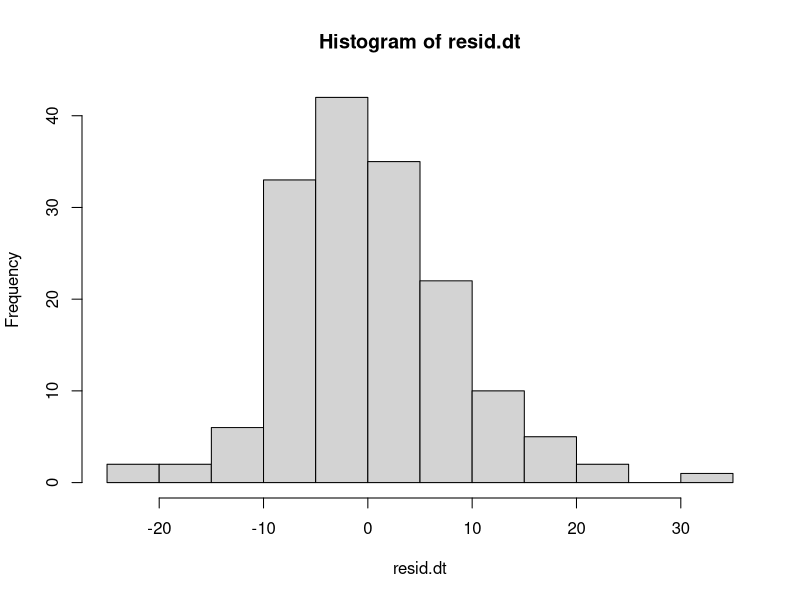
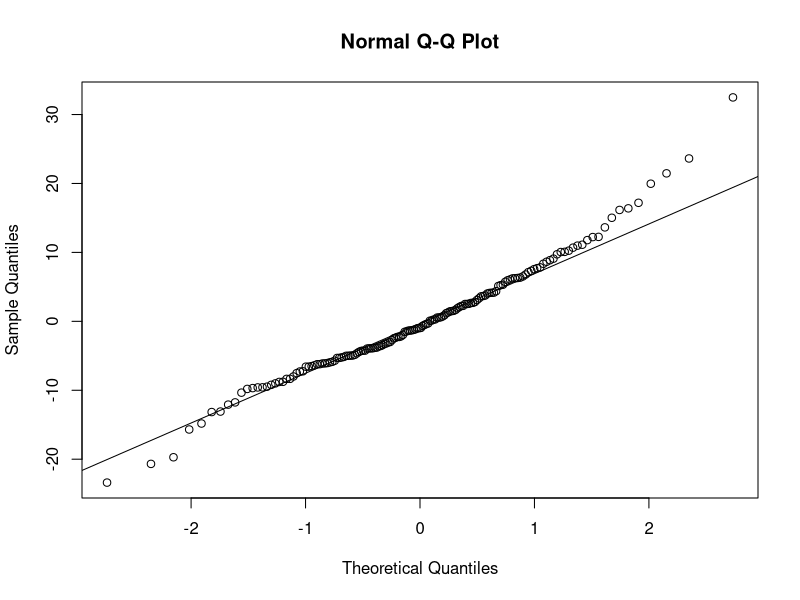
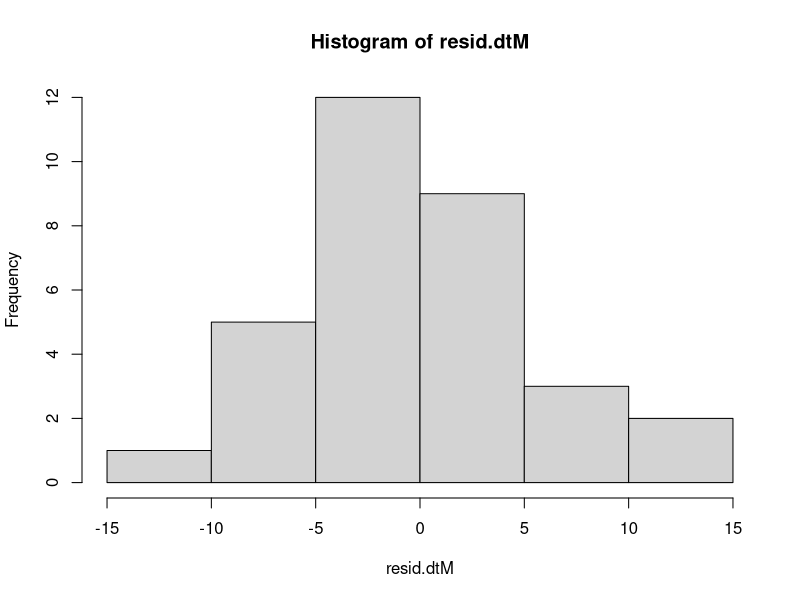
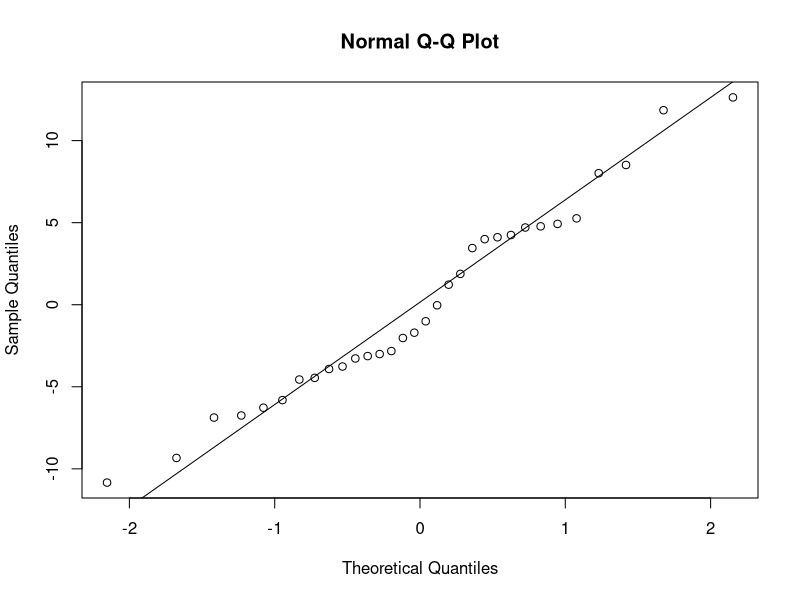
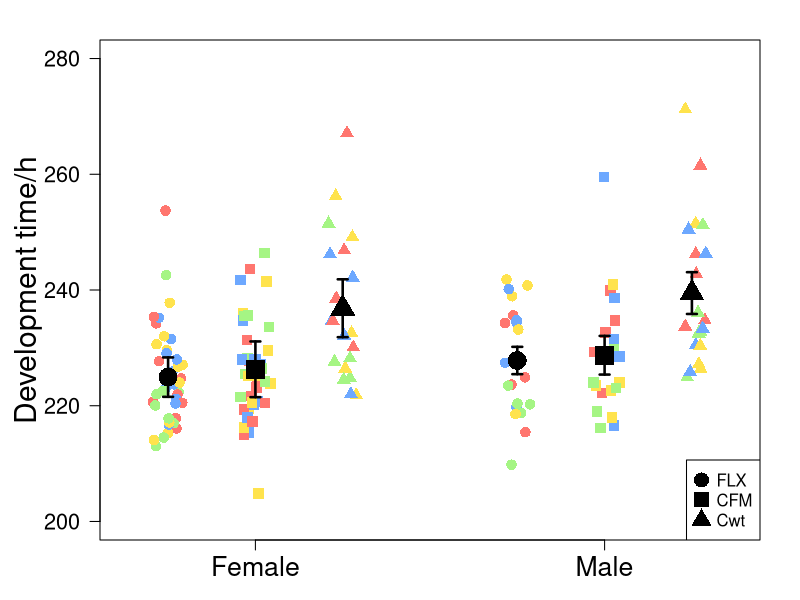
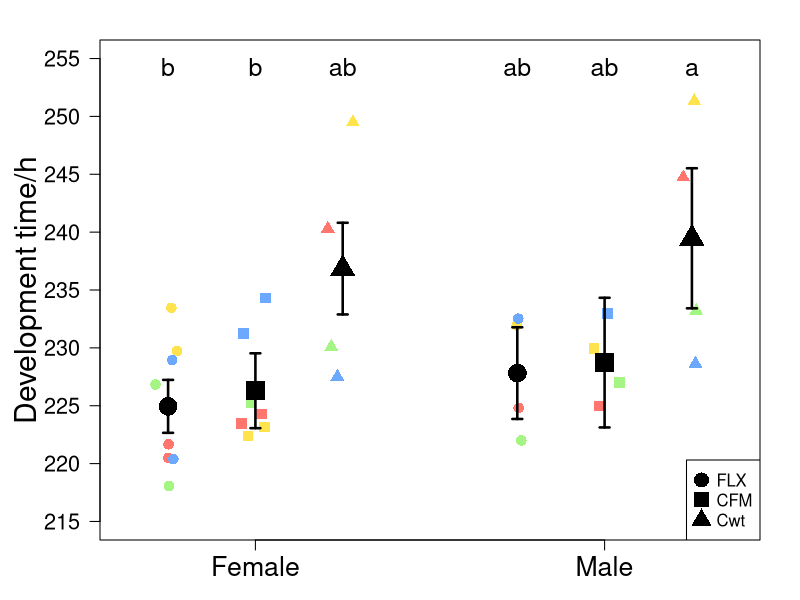

The R source for these figures, in order:
################################################################################################
################################# DEVELOPMENT TIME GENERATION 43 ###############################
################################################################################################

#Set up environment
library(car)
library(emmeans)
library(Hmisc)
library(lme4)
library(lmerTest)

#Read in csv file with data
DT.data <- read.table(file = "DevelopmentTimeG43.csv", h = T, sep = ",")
DTM.data <- read.table(file = "DevelopmentTimeG43mean.csv", h = T, sep = ",")


##########################################  STATISTIC  #########################################


##############################
####THE MODEL FOR ALL DATA####
##############################


### FEMALE TYPE ###

### T-TEST ###
#First test if the types are significant different within FLX & CFM
FLXdt <- subset(DT.data, regime == "aFLX" & sex == "f")
CFMdt <- subset(DT.data, regime == "bCFM" & sex == "f")

#Do a t-test for FLX
t.test(FLXdt$dev_time ~ FLXdt$type)
#FLX 2X and 1X are not significant different: P = 0.6636

#Do a t-test for CFM
t.test(CFMdt$dev_time ~ CFMdt$type)
#CFM 2X and 1X are not significant different: P = 0.9617

##2X and 1X can be tested together


### LINEAT MODEL ###

#Linear mixed model testing if regime has a significant effect on development time
model.dt <- lmer(dev_time ~ regime * sex + (1|regime:rep_population), data = DT.data)
#ANOVA
anova(model.dt, test = "F")
#Regime is not significant, P = 0.06846
#Sex is not, P = 0.06844
#And the interaction is not, P = 0.99116 


#Homogeneity of variances
leveneTest(DT.data$dev_time ~ DT.data$regime * DT.data$sex)
#Not significant, assumption of homogeneity of variances is met


#Test the model by looking at the residuls
resid.dt <- residuals(model.dt)
hist(resid.dt)
shapiro.test(resid.dt)
qqnorm(resid.dt)
qqline(resid.dt)
#The residuls are more or less normally distrubuted, meaning that the model is valid 



###################################
####THE MODEL FOR THE MEAN DATA####
###################################


### FEMALE TYPE ###

### T-TEST ###
#First test if the types are significant different within FLX & CFM
FLXdtM <- subset(DTM.data, regime == "aFLX" & sex == "f")
CFMdtM <- subset(DTM.data, regime == "bCFM" & sex == "f")

#Do a t-test for FLX
t.test(FLXdtM$dev_time ~ FLXdtM$type)
#FLX 2X and 1X are not significant different: P = 0.7891

#Do a t-test for CFM
t.test(CFMdtM$dev_time ~ CFMdtM$type)
#CFM 2X and 1X are not significant different: P = 0.9689

##2X and 1X can be tested together


### LINEAT MODEL ###

#Linear mixed model testing if regime has a significant effect on development time
model.dtM <- lm(dev_time ~ regime * sex, data = DTM.data)
#ANOVA
anova(model.dtM, test = "F")
#Regime is significant, P = 0.0006584
#But sex is not, P = 0.2789451
#And the interaction is not, P = 0.9968467

#Homogeneity of variances
leveneTest(DTM.data$dev_time ~ DTM.data$regime * DTM.data$sex)
#Significant, assumption of homogeneity of variances is not met


#Test the model by looking at the residuls
resid.dtM <- residuals(model.dtM)
hist(resid.dtM)
shapiro.test(resid.dtM)
qqnorm(resid.dtM)
qqline(resid.dtM)
#The residuls are more or less normally distrubuted, meaning that the model is valid 


#Use emmeans to test if any of regimes are significant different from each other
emmeans(model.dtM, pairwise ~ regime * sex)
#FLX and CFM females are significant from Cwt males


#########################################  PLOT DATA  #########################################


#Colours
RP1 <- "#ff766f"
RP2 <- "#ffe34d"
RP3 <- "#6da8ff"
RP4 <- "#a5f584"


### PLOT ALL DATA ###

#Add fitted values
DT.data$fitted <- fitted(model.dt)

#Caluclate mean
DT.M <- aggregate(fitted ~ regime + sex, mean, data = DT.data)
#SE
DT.SE <- (summary(model.dt)$coefficients[,2])


## The plot
pdf("DevelopmentTimeG43.pdf", 7, 7)
par(mar = c(3, 5, 2, 2))
#First make the plot
plot(NULL, xlim = c(0.2, 3), xlab = "", xaxt = "n", ylim = c(200, 280), ylab = "Development time/h",
     cex.lab = 1.8, cex.axis = 1.3, las = 1)
#Add points
points(jitter(rep(0.4, 40), -0.07, 0.07), DT.data$dev_time[DT.data$regimesex == "aFLXf"],
       pch = 16, cex = 1.4, col = c(RP1, RP2, RP3, RP4))
points(jitter(rep(0.8, 40), -0.07, 0.07), DT.data$dev_time[DT.data$regimesex == "bCFMf"],
       pch = 15, cex = 1.4, col = c(RP1, RP2, RP3, RP4))
points(jitter(rep(1.2, 20), -0.07, 0.07), DT.data$dev_time[DT.data$regimesex == "cCwtf"],
       pch = 17, cex = 1.4, col = c(RP1, RP2, RP3, RP4))
points(jitter(rep(2, 20), -0.07, 0.07), DT.data$dev_time[DT.data$regimesex == "dFLXm"],
       pch = 16, cex = 1.4, col = c(RP1, RP2, RP3, RP4))
points(jitter(rep(2.4, 20), -0.07, 0.07), DT.data$dev_time[DT.data$regimesex == "eCFMm"],
       pch = 15, cex = 1.4, col = c(RP1, RP2, RP3, RP4))
points(jitter(rep(2.8, 20), -0.07, 0.07), DT.data$dev_time[DT.data$regimesex == "fCwtm"],
       pch = 17, cex = 1.4, col = c(RP1, RP2, RP3, RP4))
#Add errorbars
xDT <- c(0.4, 0.8, 1.2, 2, 2.4, 2.8)
errbar(xDT, DT.M$fitted, DT.M$fitted + DT.SE, DT.M$fitted - DT.SE,
       pch = c(16, 15, 17), cex = 2.5, lwd = 2.5, add = T)
#Add axis
axis(1, at = c(0.8, 2.4), cex.axis = 1.6, labels = c("Female", "Male"))
#Add legend
legend("bottomright", c("FLX", "CFM", "Cwt"), pch = c(16, 15, 17), pt.cex = 2)
dev.off()



### PLOT MEAN ###

#Add fitted values
DTM.data$fitted <- fitted(model.dtM)

#Caluclate mean
DTM.M <- aggregate(fitted ~ regime + sex, mean, data = DTM.data)
#SE
DTM.SE <- (summary(model.dtM)$coefficients[,2])


## The plot

pdf("DevelopmentTimeG43mean.pdf", 7, 7)
par(mar = c(3, 5, 2, 2))
#First make the plot
plot(NULL, xlim = c(0.2, 3), xlab = "", xaxt = "n", ylim = c(215, 255), ylab = "Development time/h", yaxt = "n",
     cex.lab = 1.8, las = 1)
#Add points
points(jitter(rep(0.4, 8), -0.07, 0.07), DTM.data$dev_time[DTM.data$regimesex == "aFLXf"],
       pch = 16, cex = 1.4, col = c(RP1, RP2, RP3, RP4))
points(jitter(rep(0.8, 8), -0.07, 0.07), DTM.data$dev_time[DTM.data$regimesex == "bCFMf"],
       pch = 15, cex = 1.4, col = c(RP1, RP2, RP3, RP4))
points(jitter(rep(1.2, 4), -0.07, 0.07), DTM.data$dev_time[DTM.data$regimesex == "cCwtf"],
       pch = 17, cex = 1.4, col = c(RP1, RP2, RP3, RP4))
points(jitter(rep(2, 4), -0.07, 0.07), DTM.data$dev_time[DTM.data$regimesex == "dFLXm"],
       pch = 16, cex = 1.4, col = c(RP1, RP2, RP3, RP4))
points(jitter(rep(2.4, 4), -0.07, 0.07), DTM.data$dev_time[DTM.data$regimesex == "eCFMm"],
       pch = 15, cex = 1.4, col = c(RP1, RP2, RP3, RP4))
points(jitter(rep(2.8, 4), -0.07, 0.07), DTM.data$dev_time[DTM.data$regimesex == "fCwtm"],
       pch = 17, cex = 1.4, col = c(RP1, RP2, RP3, RP4))
#Add errorbar
xDTM <- c(0.4, 0.8, 1.2, 2, 2.4, 2.8)
errbar(xDTM, DTM.M$fitted, DTM.M$fitted + DTM.SE, DTM.M$fitted - DTM.SE, 
       pch = c(16, 15, 17), cex = 2.5, lwd = 2.5, add = T)
#Add axis
axis(1, at = c(0.8, 2.4), cex.axis = 1.6, labels = c("Female", "Male"))
axis(2, at = seq(215, 255,  by = 5), cex.axis = 1.3, las = 1)
#Add legend
legend("bottomright", c("FLX", "CFM", "Cwt"), pch = c(16, 15, 17), pt.cex = 2)
#Mark significant between the treatments with letters
mtext("b", side = 3, line = -2, at = 0.4, cex = 1.5)
mtext("b", side = 3, line = -2, at = 0.8, cex = 1.5)
mtext("ab", side = 3, line = -2, at = 1.2, cex = 1.5)
mtext("ab", side = 3, line = -2, at = 2, cex = 1.5)
mtext("ab", side = 3, line = -2, at = 2.4, cex = 1.5)
mtext("a", side = 3, line = -2, at = 2.8, cex = 1.5)
dev.off()
